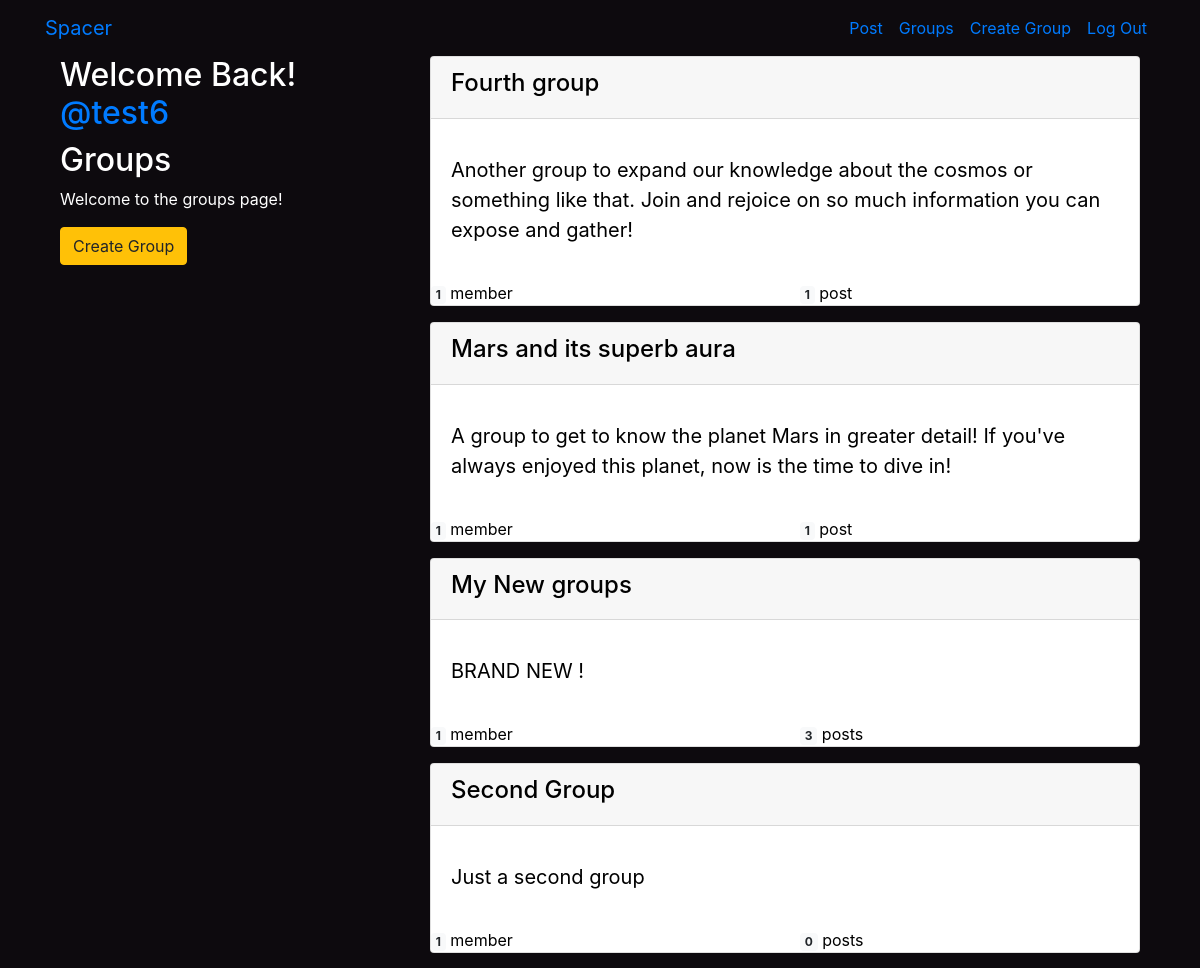
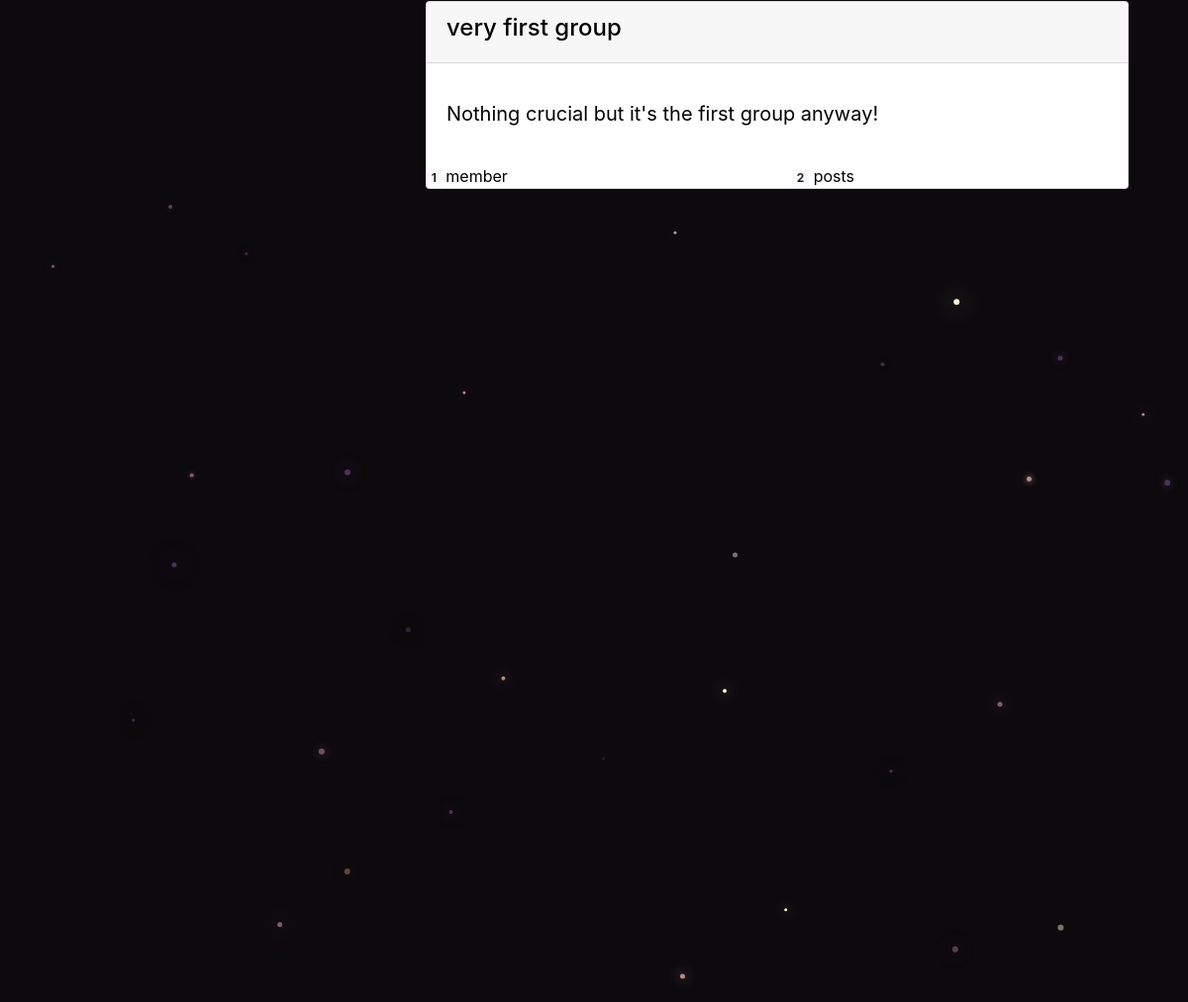
Page /groups/ (signed in) on the committed database (2 pictures, top to bottom).
### groups/models.py (models this page shows, shortened)
class Group(models.Model):
    name = models.CharField(max_length=100, unique=True, validators=[validate_slug])
    slug = models.SlugField(allow_unicode=True, unique=True)
    description = models.TextField(max_length=500, blank=True, default='', validators=[validate_slug])
    description_html = models.TextField(max_length=500, editable=False, default='', blank=True, validators=[validate_slug])
    members = models.ManyToManyField(User, through='GroupMember')
    class Meta:
        ordering = ['name']

### groups/views.py (the view)
# urls.py: path('', views.ListGroups.as_view(), name='all'),
class ListGroups(generic.ListView):
    model = Group

### groups/templates/groups/group_list.html
{% extends "groups/group_base.html" %}
{% block pregroup %}
<div class="row">
    <div class="col-md-4">
        <div class="content">
            {% if user.is_authenticated %}
            <h2>Welcome Back!
                <a href="{% url 'posts:for_user' username=user.username %}">@{{user.username}}</a>
            </h2>
            {% endif %}
            <h2>Groups</h2>
            <p>Welcome to the groups page!</p>
        </div>
        {% if user.is_authenticated %}
        <a href="{% url 'groups:create' %}" class="btn btn-ld btn-fill btn-warning">Create Group</a>
        {% endif %}
    </div>
    <div class="col-md-8">
        {% for group in group_list %}
        <a href="{% url 'groups:single' slug=group.slug %}">
            <div class="card">
                <div class="card-header">
                    <h4>{{group.name|safe}}</h4>
                </div>
                <div class="card-body">
                    <blockquote class="blockquote mb-0">
                        <p>{{group.description_html|safe|truncatechars:200}}</p>
                    </blockquote>
                </div>
                <div class="row">
                    <div class="col-sm-6">
                        <span class="badge badge-light">{{group.members.count}}</span>
                        member{{group.members.count|pluralize}}
                    </div>
                    <div class="col-sm-6">
                        <span class="badge badge-light">{{group.posts.count}}</span> post{{group.posts.count|pluralize}}
                    </div>
                </div>
            </div>
        </a>
        {% empty %}
        <p>No group was created!</p>
        {% endfor %}
    </div>
</div>
{% endblock %}

### static/Spacer/css/master.css (style rules this page uses)
body { margin: 0; background-color: #0d0a0e; color: white; }
.card { color: black; margin-bottom: 1em; }

### rows in the picture
Group: name "Fourth group", description_html "Another group to expand our knowledge about the cosmos or something like that. Join and rejoice on so much information you can expose and gather!", members.count "1", posts.count "1"
Group: name "Mars and its superb aura", description_html "A group to get to know the planet Mars in greater detail! If you've always enjoyed this planet, now is the time to dive in!", members.count "1", posts.count "1"
Group: name "My New groups", description_html "BRAND NEW !", members.count "1", posts.count "3"
Group: name "Second Group", description_html "Just a second group", members.count "1", posts.count "0"
Group: name "very first group", description_html "Nothing crucial but it's the first group anyway!", members.count "1", posts.count "2"

### other values in the picture
{{ user.username }} "test6"
